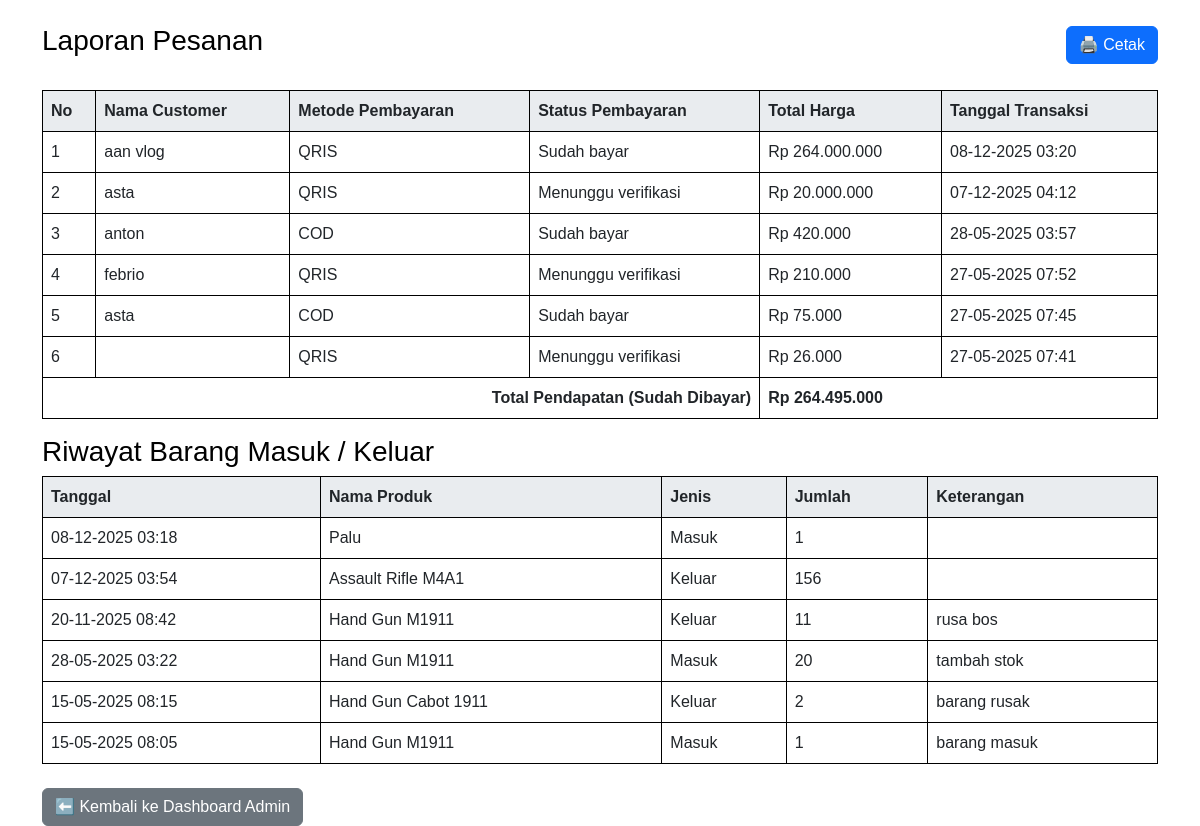
Page /laporan_pesanan.php (signed in) on the committed database.
### tables this page shows
CREATE TABLE `transaksi` (
  `id` int(11) NOT NULL,
  `user_id` int(11) DEFAULT NULL,
  `total_harga` decimal(12,2) NOT NULL,
  `metode_pembayaran` varchar(30) DEFAULT NULL,
  `status_pembayaran` enum('belum_bayar','menunggu_verifikasi','sudah_bayar') NOT NULL DEFAULT 'belum_bayar',
  `tanggal_transaksi` timestamp NOT NULL DEFAULT current_timestamp(),
  `keterangan` text DEFAULT NULL,
  `deleted_at` timestamp NULL DEFAULT NULL,
  `bukti_pembayaran` varchar(255) DEFAULT NULL,
  `status_pengiriman` enum('belum_dikirim','dikirim','barang_sudah_sampai','selesai') DEFAULT 'belum_dikirim'
);

CREATE TABLE `stok_history` (
  `id` int(11) NOT NULL,
  `idproduk` int(11) NOT NULL,
  `jenis` enum('masuk','keluar') NOT NULL,
  `jumlah` int(11) NOT NULL,
  `keterangan` text DEFAULT NULL,
  `tanggal` timestamp NOT NULL DEFAULT current_timestamp()
);

CREATE TABLE `produk` (
  `idproduk` int(10) NOT NULL,
  `idkategori` int(25) DEFAULT NULL,
  `namaproduk` varchar(25) NOT NULL,
  `gambarproduk` varchar(255) DEFAULT NULL,
  `deskripsi` text DEFAULT NULL,
  `harga` int(50) DEFAULT NULL,
  `tgblatihan` timestamp NOT NULL DEFAULT current_timestamp(),
  `foto` varchar(255) DEFAULT NULL,
  `stok` int(11) NOT NULL
);

### laporan_pesanan.php (the view, shortened to what this page needs)
<?php
include 'koneksi.php';
$pesanan = mysqli_query($conn, "
    SELECT
        t.id,
        l.name AS nama,
        t.total_harga,
        t.metode_pembayaran,
        t.status_pembayaran,
        t.tanggal_transaksi
    FROM transaksi t
    LEFT JOIN login l ON t.user_id = l.id
    WHERE t.deleted_at IS NULL
    ORDER BY t.id DESC
");
$riwayat = mysqli_query($conn, "
    SELECT r.*, p.namaproduk
    FROM stok_history r
    JOIN produk p ON r.idproduk = p.idproduk
    ORDER BY r.tanggal DESC
");
$pendapatan = mysqli_query($conn, "SELECT SUM(total_harga) as total FROM transaksi WHERE status_pembayaran = 'sudah_bayar' AND deleted_at IS NULL");
$total_pendapatan = mysqli_fetch_assoc($pendapatan)['total'] ?? 0;
?>
<!DOCTYPE html>
<html lang="id">
<head>
    <link href="https://cdn.jsdelivr.net/npm/bootstrap@5.3.0/dist/css/bootstrap.min.css" rel="stylesheet">
</head>
<body>
<div id="main-content" class="content">
    <div class="container mt-4">
        <div class="d-flex justify-content-between align-items-center mb-4">
            <h3>Laporan Pesanan</h3>
            <button onclick="window.print()" class="btn btn-primary no-print">🖨️ Cetak</button>
        </div>
    <table class="table table-bordered">
        <thead>
            <tr>
                <th>No</th>
                <th>Nama Customer</th>
                <th>Metode Pembayaran</th>
                <th>Status Pembayaran</th>
                <th>Total Harga</th>
                <th>Tanggal Transaksi</th>
            </tr>
        </thead>
        <tbody>
            <?php
            $no = 1;
            if ($pesanan && mysqli_num_rows($pesanan) > 0):
                while ($row = mysqli_fetch_assoc($pesanan)): ?>
                    <tr>
                        <td><?= $no++ ?></td>
                        <td><?= htmlspecialchars($row['nama']) ?></td>
                        <td><?= htmlspecialchars($row['metode_pembayaran']) ?></td>
                        <td><?= ucfirst(str_replace('_', ' ', $row['status_pembayaran'])) ?></td>
                        <td>Rp <?= number_format($row['total_harga'], 0, ',', '.') ?></td>
                        <td><?= date('d-m-Y H:i', strtotime($row['tanggal_transaksi'])) ?></td>
                    </tr>
                <?php endwhile;
            else: ?>
                <tr><td colspan="6" class="text-center">Tidak ada data transaksi.</td></tr>
            <?php endif; ?>
            <tr class="fw-bold">
                <td colspan="4" class="text-end">Total Pendapatan (Sudah Dibayar)</td>
                <td colspan="2">Rp <?= number_format($total_pendapatan, 0, ',', '.') ?></td>
            </tr>
        </tbody>
    </table>
    <h3>Riwayat Barang Masuk / Keluar</h3>
    <table class="table table-bordered">
        <thead>
            <tr>
                <th>Tanggal</th>
                <th>Nama Produk</th>
                <th>Jenis</th>
                <th>Jumlah</th>
                <th>Keterangan</th>
            </tr>
        </thead>
        <tbody>
            <?php if ($riwayat && mysqli_num_rows($riwayat) > 0):
                while ($log = mysqli_fetch_assoc($riwayat)): ?>
                    <tr>
                        <td><?= date("d-m-Y H:i", strtotime($log['tanggal'])) ?></td>
                        <td><?= htmlspecialchars($log['namaproduk']) ?></td>
                        <td><?= ucfirst($log['jenis']) ?></td>
                        <td><?= $log['jumlah'] ?></td>
                        <td><?= htmlspecialchars($log['keterangan']) ?></td>
                    </tr>
            <?php endwhile;
            else: ?>
                <tr><td colspan="5" class="text-center">Tidak ada data riwayat stok.</td></tr>
            <?php endif; ?>
        </tbody>
    </table>
    <div class="mt-4 no-print">
        <a href="dashboard_admin.php" class="btn btn-secondary">⬅️ Kembali ke Dashboard Admin</a>
    </div>
</div>
</body>
</html>

### laporan_pesanan.php (style rules this page uses)
body { font-family: Arial, sans-serif; background: #fff; color: #000; -webkit-print-color-adjust: exact; print-color-adjust: exact; }
table { width: 100%; border-collapse: collapse; margin-bottom: 30px; }
th, td { border: 1px solid #000 !important; padding: 8px; text-align: left; }
th { background-color: #e9ecef !important; }
.fw-bold { font-weight: bold; }

### rows in the picture
transaksi: user.name "aan vlog", metode_pembayaran "QRIS", status_pembayaran "Sudah bayar", total_harga "264.000.000", tanggal_transaksi "08-12-2025 03:20"
transaksi: user.name "asta", metode_pembayaran "QRIS", status_pembayaran "Menunggu verifikasi", total_harga "20.000.000", tanggal_transaksi "07-12-2025 04:12"
transaksi: user.name "anton", metode_pembayaran "COD", status_pembayaran "Sudah bayar", total_harga "420.000", tanggal_transaksi "28-05-2025 03:57"
transaksi: user.name "febrio", metode_pembayaran "QRIS", status_pembayaran "Menunggu verifikasi", total_harga "210.000", tanggal_transaksi "27-05-2025 07:52"
transaksi: user.name "asta", metode_pembayaran "COD", status_pembayaran "Sudah bayar", total_harga "75.000", tanggal_transaksi "27-05-2025 07:45"
transaksi: metode_pembayaran "QRIS", status_pembayaran "Menunggu verifikasi", total_harga "26.000", tanggal_transaksi "27-05-2025 07:41"
stok_history: tanggal "08-12-2025 03:18", idproduk.namaproduk "Palu", jenis "Masuk", jumlah "1"
stok_history: tanggal "07-12-2025 03:54", idproduk.namaproduk "Assault Rifle M4A1", jenis "Keluar", jumlah "156"
stok_history: tanggal "20-11-2025 08:42", idproduk.namaproduk "Hand Gun M1911", jenis "Keluar", jumlah "11", keterangan "rusa bos"
stok_history: tanggal "28-05-2025 03:22", idproduk.namaproduk "Hand Gun M1911", jenis "Masuk", jumlah "20", keterangan "tambah stok"
stok_history: tanggal "15-05-2025 08:15", idproduk.namaproduk "Hand Gun Cabot 1911", jenis "Keluar", jumlah "2", keterangan "barang rusak"
stok_history: tanggal "15-05-2025 08:05", idproduk.namaproduk "Hand Gun M1911", jenis "Masuk", jumlah "1", keterangan "barang masuk"

### other values in the picture
$total_pendapatan "264.495.000"
